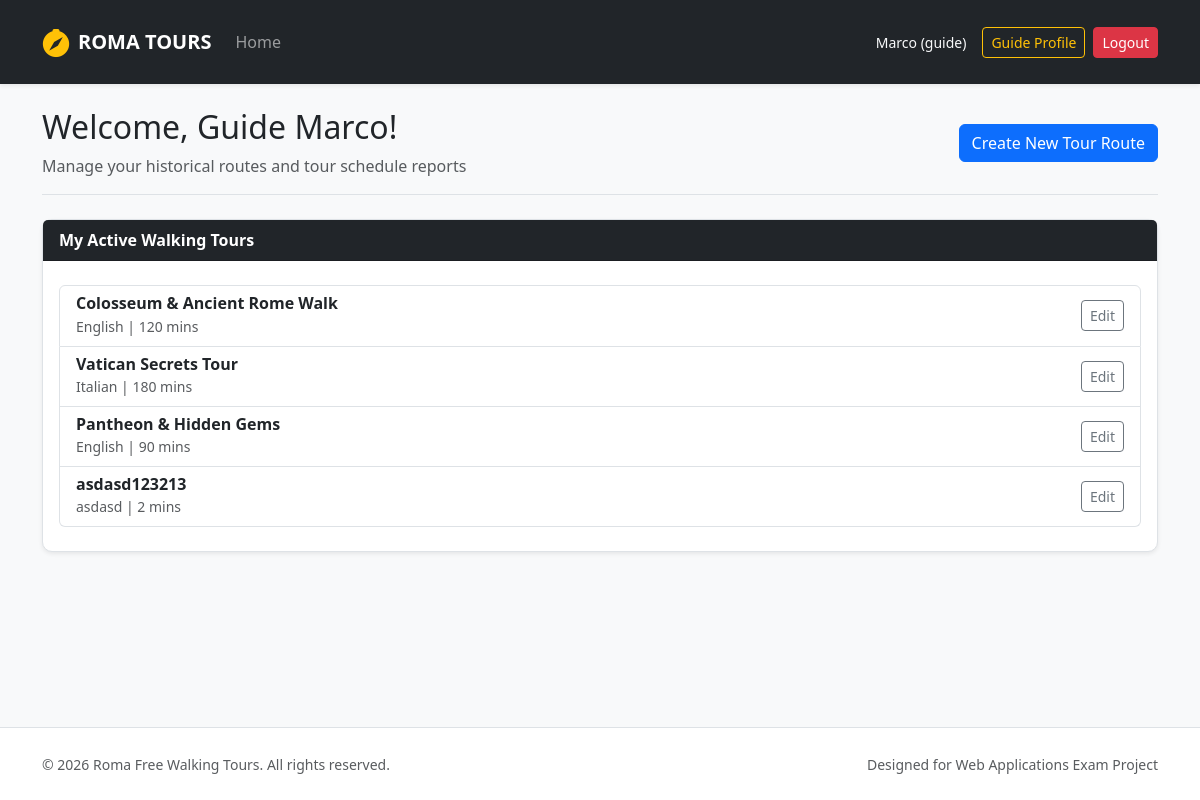
Page /guide/profile (signed in) on the committed database.
### tables this page shows
CREATE TABLE users (
            id INTEGER PRIMARY KEY AUTOINCREMENT,
            name TEXT NOT NULL,
            surname TEXT NOT NULL,
            email TEXT UNIQUE NOT NULL,
            password TEXT NOT NULL,
            role TEXT CHECK(role IN ('guide', 'participant', 'administrator')) NOT NULL,
            languages TEXT
        );

CREATE TABLE tours (
            id INTEGER PRIMARY KEY AUTOINCREMENT,
            guide_id INTEGER NOT NULL,
            title TEXT NOT NULL,
            meeting_point TEXT NOT NULL,
            duration INTEGER NOT NULL,
            language TEXT NOT NULL,
            max_participants INTEGER NOT NULL,
            description TEXT NOT NULL,
            stops TEXT NOT NULL,
            photos TEXT NOT NULL,
            FOREIGN KEY (guide_id) REFERENCES users(id) ON DELETE CASCADE
        );

### routes/auth_routes.py (the view)
@auth_bp.route("/guide/profile")
@login_required
@guide_required
def profile_guide():
    from dao.tours_dao import get_tours_by_guide_id
    my_tours = get_tours_by_guide_id(current_user.id)
    return render_template("profile_guide.html", tours=my_tours)

### app.py (called while the page is built)
@login_manager.user_loader
def load_user(user_id):
    db_user = get_user_by_id(user_id)
    if db_user:
        return User(
            id=db_user["id"], name=db_user["name"], surname=db_user["surname"],
            email=db_user["email"], role=db_user["role"], languages=db_user["languages"]
        )
    return None

### dao/tours_dao.py (called while the page is built)
def get_tours_by_guide_id(p_guide_id):
    query = "SELECT * FROM tours WHERE guide_id = ?"
    conn = sqlite3.connect("roma_tours.db")
    conn.row_factory = sqlite3.Row
    cursor = conn.cursor()
    cursor.execute(query, (p_guide_id,))
    tours = cursor.fetchall()
    cursor.close()
    conn.close()
    return tours

### dao/users_dao.py (called while the page is built)
def get_user_by_id(p_id):
    query = "SELECT * FROM users WHERE id = ?"
    conn = sqlite3.connect("roma_tours.db")
    conn.row_factory = sqlite3.Row
    cursor = conn.cursor()
    cursor.execute(query, (p_id,))
    db_user = cursor.fetchone()
    cursor.close()
    conn.close()
    return db_user

### routes/auth_routes.py (called while the page is built)
def guide_required(f):
    @wraps(f)
    def decorated_function(*args, **kwargs):
        if not current_user.is_authenticated or current_user.role != 'guide':
            flash("Only guides can access this page.", "danger")
            return redirect(url_for("home"))
        return f(*args, **kwargs)
    return decorated_function

### templates/profile_guide.html (shortened to what this page needs)
{% extends 'base.html' %}
{% block content %}
<div class="col-12">
  <div class="d-flex flex-wrap justify-content-between align-items-center mb-4 border-bottom pb-3">
    <div>
      <h2>Welcome, Guide {{ current_user.name }}!</h2>
      <p class="text-muted mb-0">Manage your historical routes and tour schedule reports</p>
    </div>
    <a href="{{ url_for('guide.new_tour') }}" class="btn btn-primary">Create New Tour Route</a>
  </div>
  <div class="card shadow-sm border mb-4">
    <div class="card-header bg-dark text-white fw-bold">My Active Walking Tours</div>
    <div class="card-body py-4">
       {% if tours %}
         <div class="list-group">
           {% for tour in tours %}
             <div class="list-group-item d-flex justify-content-between align-items-center">
               <div>
                 <h6 class="mb-0 fw-bold">{{ tour.title }}</h6>
                 <small class="text-muted">{{ tour.language }} | {{ tour.duration }} mins</small>
               </div>
               <a href="{{ url_for('guide.edit_tour', tour_id=tour.id) }}" class="btn btn-sm btn-outline-secondary">Edit</a>
             </div>
           {% endfor %}
         </div>
       {% else %}
         <div class="text-center text-muted">
           <i class="bi bi-map fs-2 mb-2 d-block text-secondary"></i>
           <p class="mb-0 small">No custom tour routes created yet. Click the button above to start your first tour!</p>
         </div>
       {% endif %}
    </div>
  </div>
</div>
{% endblock %}

### templates/base.html (shortened to what this page needs)
<!DOCTYPE html>
<html lang="en">
<head>
  <link href="https://cdn.jsdelivr.net/npm/bootstrap@5.3.2/dist/css/bootstrap.min.css" rel="stylesheet">
  <link rel="stylesheet" href="https://cdn.jsdelivr.net/npm/bootstrap-icons@1.11.3/font/bootstrap-icons.min.css">
  <link rel="stylesheet" href="{{ url_for('static', filename='css/styles.css') }}">
</head>
<body class="d-flex flex-column min-vh-100">
  <nav class="navbar navbar-expand-lg navbar-dark bg-dark shadow-sm py-3 mb-4">
    <div class="container">
      <a class="navbar-brand d-flex align-items-center fw-bold text-uppercase tracking-wider" href="{{ url_for('home') }}">
        <i class="bi bi-compass-fill me-2 text-warning fs-3"></i> Roma Tours
      </a>
      <div class="collapse navbar-collapse" id="mainNav">
        <ul class="navbar-nav me-auto mb-2 mb-lg-0">
          <li class="nav-item">
            <a class="nav-link {% if request.endpoint == 'home' %}active{% endif %}" href="{{ url_for('home') }}">Home</a>
          </li>
        </ul>
        <div class="d-flex align-items-center gap-2">
          {% if current_user.is_authenticated %}
            <span class="text-light me-2 small">
               {{ current_user.name }} ({{ current_user.role }})
            </span>
            {% if current_user.role == 'administrator' %}
              <a href="{{ url_for('auth.profile_admin') }}" class="btn btn-outline-warning btn-sm">Admin Dashboard</a>
            {% elif current_user.role == 'guide' %}
              <a href="{{ url_for('auth.profile_guide') }}" class="btn btn-outline-warning btn-sm">Guide Profile</a>
            {% else %}
              <a href="{{ url_for('auth.profile_participant') }}" class="btn btn-outline-warning btn-sm">My Bookings</a>
            {% endif %}
            <a href="{{ url_for('auth.logout') }}" class="btn btn-danger btn-sm">Logout</a>
          {% endif %}
        </div>
      </div>
    </div>
  </nav>
  <div class="container flex-grow-1">
    <div class="row g-4">
      {% block content %}
      {% endblock %}
    </div>
  </div>
  <footer class="mt-auto border-top bg-white">
    <div class="container py-4">
      <div class="row align-items-center">
        <div class="col-12 col-md-6 text-center text-md-start">
          <span class="text-body-secondary small">© 2026 Roma Free Walking Tours. All rights reserved.</span>
        </div>
        <div class="col-12 col-md-6 text-center text-md-end mt-2 mt-md-0">
          <span class="text-muted small">Designed for Web Applications Exam Project</span>
        </div>
      </div>
    </div>
  </footer>
</body>
</html>

### static/css/styles.css (style rules this page uses)
body { background-color: #f8f9fa; font-family: 'Segoe UI', Tahoma, Geneva, Verdana, sans-serif; }
.card { border: none; border-radius: 10px; transition: transform 0.2s ease, box-shadow 0.2s ease; }
footer { background-color: #ffffff; }

### rows in the picture
users: name "Marco", role "guide"
tours: title "Colosseum & Ancient Rome Walk", language "English", duration "120"
tours: title "Vatican Secrets Tour", language "Italian", duration "180"
tours: title "Pantheon & Hidden Gems", language "English", duration "90"
tours: title "asdasd123213", language "asdasd", duration "2"
